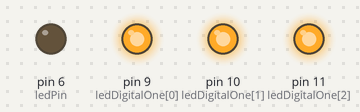
Recording of a sketch running on a simulated Arduino Uno, built with avr-gcc and run on an emulated ATmega328P. On the bench: output pins drawn as LEDs (lit = HIGH).

Above: at 0.05 s.
At 2.35 s:
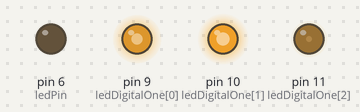
At 4.75 s:
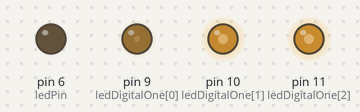
At 9.45 s:
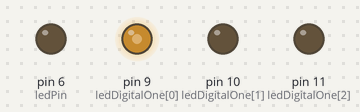
At 14.15 s:
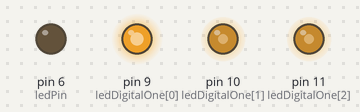
At 18.85 s:
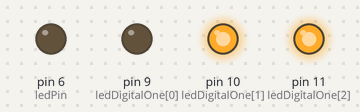
Timing chart, 0 to 24.5 s (numbered marks = the images above):
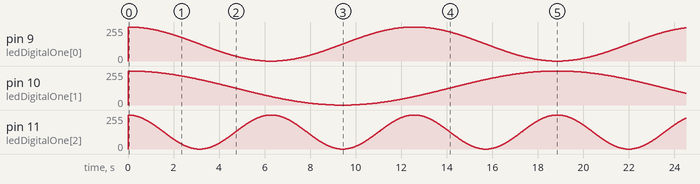

The sketch:

Multicolor_LED_Sinusoid_Demo.ino
```cpp
#include <Time.h>

//RGB LED pins
int ledDigitalOne[] = {9, 10, 11}; //9 = redPin, 10 = greenPin, 11 = bluePin
int ledPin = 6;

const boolean ON = LOW;
const boolean OFF = HIGH;

void setup(){
  for(int i = 0; i < 3; i++){
   pinMode(ledDigitalOne[i], OUTPUT);   //Set the three LED pins as outputs
  }
  pinMode(ledPin, OUTPUT);
  Serial.begin(9600);
}

void loop(){
  float max_range = 1023.0;
  float seconds = (float(millis())/1000.0);

  float red = (cos(seconds/2)+1)*max_range/8.0;
  float green = (cos(seconds/3)+1)*max_range/8.0;
  float blue = (cos(seconds)+1)*max_range/8.0;

  analogWrite(ledPin, 0);

  analogWrite(ledDigitalOne[0], red);
  analogWrite(ledDigitalOne[1], green);
  analogWrite(ledDigitalOne[2], blue);

}
```
